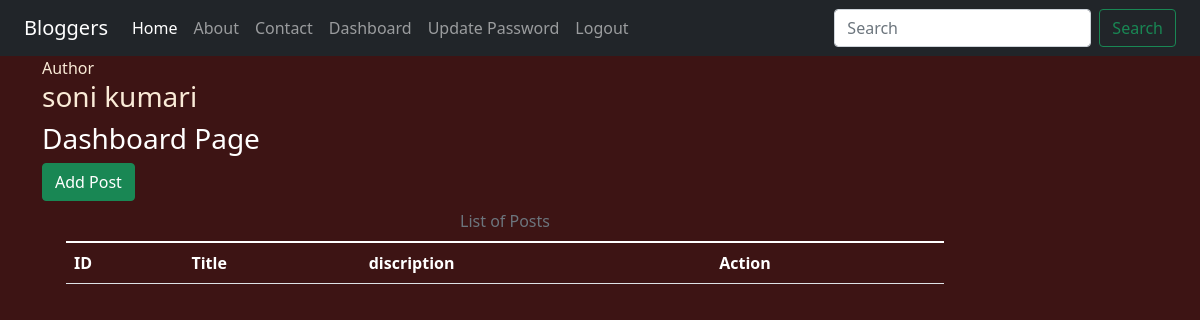
The app's page /dashboard/ (signed in), older data.
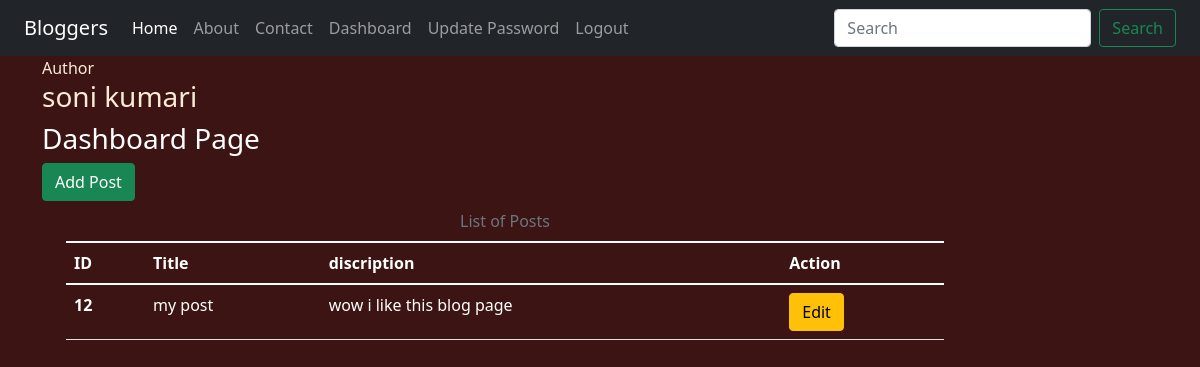
The same page, newer data.
### blog/models.py (models this page shows)
class post(models.Model):
    user=models.ForeignKey(User,on_delete=models.CASCADE)
    title=models.CharField(max_length=200)
    disc=models.TextField()

### blog/views.py (the view)
# urls.py: path('dashboard/',views.dashboard,name='dashboard'),
def dashboard(request):
    print("request data: ", request.user)
    print("request data: ", request.user.id)
    if request.user.is_superuser:
        posts=post.objects.all()
        print("posts: ", posts)
        return render(request,'blog/dashboard.html',{'posts':posts,'name':request.user.first_name,'name2':request.user.last_name})
    if request.user.is_authenticated:
        posts=post.objects.filter(user=request.user.id)
        print("posts: ", posts)
        return render(request,'blog/dashboard.html',{'posts':posts,'name':request.user.first_name,'name2':request.user.last_name})
    else:
        return HttpResponseRedirect('/login/')

### blog/templates/blog/dashboard.html (shortened to what this page needs)
{% extends 'blog/base.html' %}
{% load static %}
{% block side %}
<div class="border-right border-warning h-100">Author</div>
<h3>{{name}} {{name2}}</h3>
{% endblock side %}
{% block content %}
<div class="col-sm-10">
    <h3 class="text-white">Dashboard Page</h3>
    {% if perms.blog.add_post %}
    <a href="{% url 'addpost' %}" class="btn btn-success">Add Post</a>
    {% endif %}
    <div class="container">
        <table class="table caption-top text-white">
            <caption class="text-center">List of Posts</caption>
            <thead>
              <tr>
                <th scope="col">ID</th>
                <th scope="col">Title</th>
                <th scope="col">discription</th>
                <th scope="col">Action</th>
              </tr>
            </thead>
            <tbody>
                {% for post in posts %}
              <tr>
                <th scope="row">{{post.id}}</th>
                <td>{{post.title}}</td>
                <td>{{post.disc}}</td>
                <td>
                {% if perms.blog.change_post %}
                <a href="{% url 'updatepost' post.id %}" class="btn btn-warning">Edit</a>
                {% endif %}
                </td>
              </tr>
              {% endfor %}
            </tbody>
          </table>
    </div>
</div>
{% endblock content%}

### blog/templates/blog/base.html (shortened to what this page needs)
<!DOCTYPE html>
{% load static %}
<html lang="en">
<head>
    <link rel="stylesheet" href="{% static 'blog/css/bootstrap.css' %}">
    <link rel="stylesheet" href="{% static 'blog/css/style.css' %}">
</head>
<body>
    <div class="container-fluid bg-dark">
        {% include 'blog/navbar.html' %}
    </div>
    <div class="container">
        <div class="row">
            {% block side %}
            {% endblock side %}
            {% block content %}
            {% endblock content %}
        </div>
    </div>
</body>
</html>

### blog/templates/blog/navbar.html (shortened to what this page needs)
<nav class="navbar navbar-expand-lg navbar-dark bg-dark">
    <div class="container-fluid">
      <a class="navbar-brand" href="{% url 'home' %}">Bloggers</a>
      <div class="collapse navbar-collapse" id="navbarNav">
        <ul class="navbar-nav">
          <li class="nav-item">
            <a class="nav-link active position-relative" aria-current="page" href="{% url 'home' %}">Home</a>
          </li>
          <li class="nav-item">
            <a class="nav-link" href="{% url 'about' %}">About</a>
          </li>
          <li class="nav-item">
            <a class="nav-link" href="{% url 'contact' %}">Contact</a>
          </li>
          {% if request.user.is_authenticated %}
          <li class="nav-item">
            <a class="nav-link" href="{% url 'dashboard' %}">Dashboard</a>
          </li>
          <li class="nav-item">
            <a class="nav-link" href="{% url 'changepassword' %}">Update Password</a>
          </li>
          <li class="nav-item">
            <a class="nav-link" href="{% url 'logout' %}">Logout</a>
          </li>
          {% endif %}
        </ul>
      </div>
      <form method="get" action="{% url 'search' %}" class="d-flex">
        <input type="search" placeholder="Search" aria-lebel="search" class="form-control me-2" name="query" id="query">
        <button class="btn btn-outline-success" type="submit">Search</button>
      </form>
    </div>
  </nav>

### blog/static/blog/css/style.css (style rules this page uses)
body { background-color: rgb(61, 20, 20); color: antiquewhite; }
form { color: rgb(211, 11, 11); }

Row changes from the older to the newer data that the page shows:
added post: id "12", title "my post", disc "wow i like this blog page"
